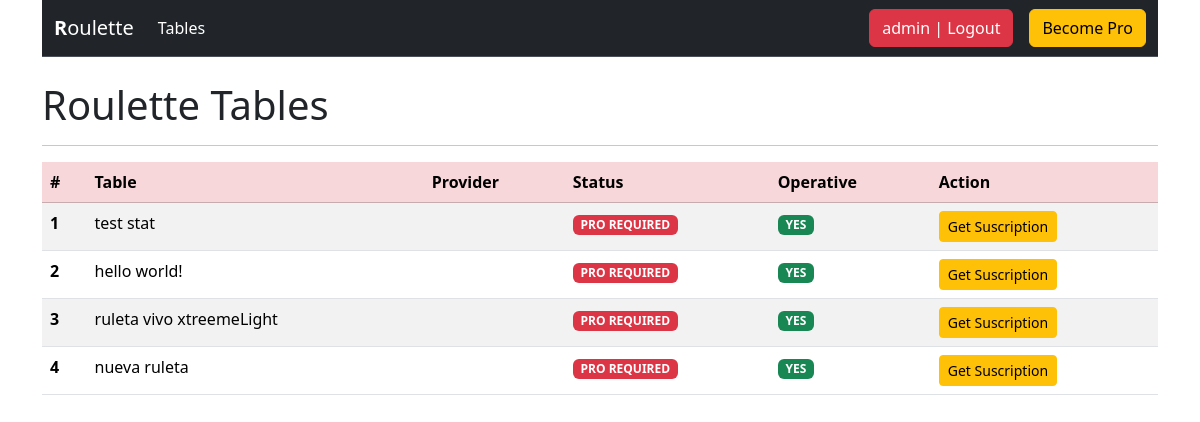
Before: / (signed in) with the older database file.
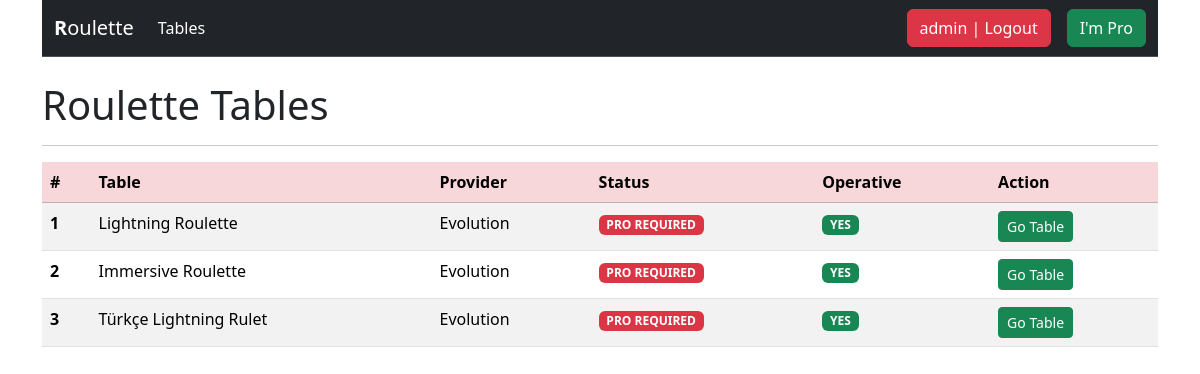
After: the same page with the newer database file.
### stats/models.py (models this page shows, shortened)
class Statistic(models.Model):
    name = models.CharField(max_length=200)
    slug = models.SlugField(blank=True)
    provider = models.ForeignKey(Provider, on_delete=models.CASCADE, null=True)
    is_premium = models.BooleanField(default=True)
    image = models.ImageField(upload_to='roulette', blank=True, null=True)
    is_operative = models.BooleanField(default=True)
    def get_absolute_url(self):
        return reverse('stats:dashboard', kwargs={'slug': self.slug})

class Provider(models.Model):
    name = models.CharField(max_length=200)

### stats/views.py (the view)
# urls.py: path('', views.main, name='main'),
def main(request):
    context = {}
    qs = Statistic.objects.all()
    if request.method == 'POST':
        new_stat = request.POST.get('new-statistic')
        obj, created = Statistic.objects.get_or_create(name=new_stat)
        return redirect('stats:dashboard', obj.slug)
    context['qs'] = qs
    return render(request, 'stats/main.html', context)

### stats/templates/stats/main.html (shortened to what this page needs)
{% extends 'base.html' %}
{% block content %}
    {% include 'stats/include/navbar.html' %}
    <br>
    <h1>Roulette Tables</h1>
    <hr>
    {% if qs %}
        <div class="table-responsive">
            <table class="table table-striped">
                <thead class="table-danger">
                <tr>
                    <th scope="col">#</th>
                    <th scope="col">Table</th>
                    <th scope="col">Provider</th>
                    <th scope="col">Status</th>
                    <th scope="col">Operative</th>
                    <th scope="col">Action</th>
                </tr>
                </thead>
                <tbody class="">
                {% for el in qs %}
                    <tr class="">
                        <th scope="row">{{ forloop.counter }}</th>
                        <td>{{ el.name }}</td>
                        <td>{{ el.provider.name }}</td>
                        {% if el.is_premium %}
                            <td><span href="{% url 'stats:become_pro' %}"
                                      class="badge text-bg-danger">PRO REQUIRED</span>
                            </td>
                        {% else %}
                            <td><span href="{{ el.get_absolute_url }}" class="badge text-bg-success">FREE</span></td>
                        {% endif %}
                        {% if el.is_operative %}
                            <td><span class="badge text-bg-success">YES</span>
                            </td>
                        {% else %}
                            <td><span class="badge text-bg-danger">NO</span></td>
                        {% endif %}
                        {% if request.user.profile.is_pro or not el.is_premium %}
                            <td><a href="{{ el.get_absolute_url }}" class="btn btn-success btn-sm">Go Table</a></td>
                        {% else %}
                            <td><a href="{% url 'stats:become_pro' %}" class="btn btn-warning btn-sm">Get
                                Suscription</a>
                            </td>
                        {% endif %}
                    </tr>
                {% endfor %}
                </tbody>
            </table>
        </div>
    {% endif %}
{% endblock content %}

### stats/templates/stats/include/navbar.html (shortened to what this page needs)
<nav class="navbar navbar-expand-lg bg-dark border-bottom border-body" data-bs-theme="dark">
    <div class="container-fluid">
        <a class="navbar-brand" href="/"><b>R</b>oulette</a>
        <div class="collapse navbar-collapse" id="navbarColor01">
            <ul class="navbar-nav me-auto mb-2 mb-lg-0">
                <li class="nav-item">
                    <a class="nav-link active" aria-current="page" href="{% url 'stats:main' %}">Tables</a>
                </li>
            </ul>
            <form class="d-flex form-inline">
                {% if not request.user.is_authenticated %}
                    <a href="{% url 'stats:login' %}" class="btn btn-success mx-2">Login</a>
                    <a href="{% url 'stats:register' %}" class="btn btn-info">Register</a>
                {% else %}
                    <a href="{% url 'stats:logout' %}" class="btn btn-danger mx-3">{{ request.user.username }} | Logout</a>
                    {% if not request.user.profile.is_pro %}
                        <a href="{% url 'stats:become_pro' %}" class="btn btn-warning">Become Pro</a>
                    {% else %}
                        <button class="btn btn-success">I'm Pro</button>
                    {% endif %}
                {% endif %}
            </form>
        </div>
    </div>
</nav>

Changed rows visible on the page:
removed Statistic: name "test stat", is_premium "PRO REQUIRED", is_operative "YES"
removed Statistic: name "hello world!", is_premium "PRO REQUIRED", is_operative "YES"
removed Statistic: name "ruleta vivo xtreemeLight", is_premium "PRO REQUIRED", is_operative "YES"
removed Statistic: name "nueva ruleta", is_premium "PRO REQUIRED", is_operative "YES"
added Statistic: name "Lightning Roulette", provider.name "Evolution", is_premium "PRO REQUIRED", is_operative "YES"
added Statistic: name "Immersive Roulette", provider.name "Evolution", is_premium "PRO REQUIRED", is_operative "YES"
added Statistic: name "Türkçe Lightning Rulet", provider.name "Evolution", is_premium "PRO REQUIRED", is_operative "YES"
Other visible differences:
text no longer shown: "Become Pro"
text now shown: "I'm Pro"
